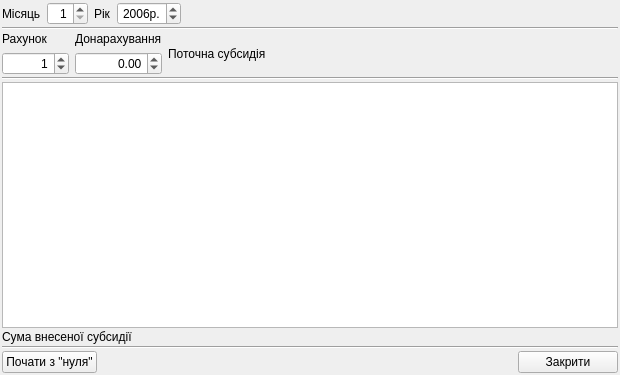
<?xml version="1.0" encoding="UTF-8"?>
<ui version="4.0">
 <class>Form_insert_subs</class>
 <widget class="QWidget" name="Form_insert_subs">
  <property name="geometry">
   <rect>
    <x>0</x>
    <y>0</y>
    <width>620</width>
    <height>375</height>
   </rect>
  </property>
  <property name="windowTitle">
   <string>Внесення донарахування субсидій</string>
  </property>
  <property name="windowIcon">
   <iconset resource="tke/tke_rc">
    <normaloff>:/pictures/pictures/cube.png</normaloff>:/pictures/pictures/cube.png</iconset>
  </property>
  <layout class="QVBoxLayout">
   <property name="spacing">
    <number>2</number>
   </property>
   <property name="margin">
    <number>2</number>
   </property>
   <item>
    <layout class="QHBoxLayout">
     <property name="spacing">
      <number>6</number>
     </property>
     <property name="margin">
      <number>0</number>
     </property>
     <item>
      <widget class="QLabel" name="label_month">
       <property name="text">
        <string>Місяць</string>
       </property>
      </widget>
     </item>
     <item>
      <widget class="QSpinBox" name="spinBox_month">
       <property name="focusPolicy">
        <enum>Qt::ClickFocus</enum>
       </property>
       <property name="alignment">
        <set>Qt::AlignRight|Qt::AlignTrailing|Qt::AlignVCenter</set>
       </property>
       <property name="minimum">
        <number>1</number>
       </property>
       <property name="maximum">
        <number>12</number>
       </property>
      </widget>
     </item>
     <item>
      <widget class="QLabel" name="label_year">
       <property name="text">
        <string>Рік</string>
       </property>
      </widget>
     </item>
     <item>
      <widget class="QSpinBox" name="spinBox_year">
       <property name="minimumSize">
        <size>
         <width>60</width>
         <height>0</height>
        </size>
       </property>
       <property name="focusPolicy">
        <enum>Qt::ClickFocus</enum>
       </property>
       <property name="alignment">
        <set>Qt::AlignRight|Qt::AlignTrailing|Qt::AlignVCenter</set>
       </property>
       <property name="suffix">
        <string>р.</string>
       </property>
       <property name="prefix">
        <string/>
       </property>
       <property name="minimum">
        <number>2003</number>
       </property>
       <property name="maximum">
        <number>2015</number>
       </property>
       <property name="value">
        <number>2006</number>
       </property>
      </widget>
     </item>
     <item>
      <spacer>
       <property name="orientation">
        <enum>Qt::Horizontal</enum>
       </property>
       <property name="sizeHint" stdset="0">
        <size>
         <width>40</width>
         <height>20</height>
        </size>
       </property>
      </spacer>
     </item>
    </layout>
   </item>
   <item>
    <widget class="Line" name="line">
     <property name="orientation">
      <enum>Qt::Horizontal</enum>
     </property>
    </widget>
   </item>
   <item>
    <layout class="QHBoxLayout">
     <property name="spacing">
      <number>6</number>
     </property>
     <property name="margin">
      <number>0</number>
     </property>
     <item>
      <layout class="QVBoxLayout">
       <property name="spacing">
        <number>6</number>
       </property>
       <property name="margin">
        <number>0</number>
       </property>
       <item>
        <widget class="QLabel" name="label_Rahunok">
         <property name="text">
          <string>Рахунок</string>
         </property>
        </widget>
       </item>
       <item>
        <widget class="QSpinBox" name="spinBox_Rahunok">
         <property name="alignment">
          <set>Qt::AlignRight|Qt::AlignTrailing|Qt::AlignVCenter</set>
         </property>
         <property name="maximum">
          <number>999999</number>
         </property>
         <property name="value">
          <number>1</number>
         </property>
        </widget>
       </item>
      </layout>
     </item>
     <item>
      <layout class="QVBoxLayout">
       <property name="spacing">
        <number>6</number>
       </property>
       <property name="margin">
        <number>0</number>
       </property>
       <item>
        <widget class="QLabel" name="label_subs_donarah">
         <property name="text">
          <string>Донарахування</string>
         </property>
        </widget>
       </item>
       <item>
        <widget class="QDoubleSpinBox" name="doubleSpinBox_subs_donarah">
         <property name="alignment">
          <set>Qt::AlignRight|Qt::AlignTrailing|Qt::AlignVCenter</set>
         </property>
         <property name="minimum">
          <double>-10000.000000000000000</double>
         </property>
         <property name="maximum">
          <double>10000.000000000000000</double>
         </property>
        </widget>
       </item>
      </layout>
     </item>
     <item>
      <widget class="QLabel" name="label_subs_potochn">
       <property name="text">
        <string>Поточна субсидія</string>
       </property>
      </widget>
     </item>
     <item>
      <spacer>
       <property name="orientation">
        <enum>Qt::Horizontal</enum>
       </property>
       <property name="sizeHint" stdset="0">
        <size>
         <width>40</width>
         <height>20</height>
        </size>
       </property>
      </spacer>
     </item>
    </layout>
   </item>
   <item>
    <widget class="Line" name="line_2">
     <property name="orientation">
      <enum>Qt::Horizontal</enum>
     </property>
    </widget>
   </item>
   <item>
    <widget class="QTextEdit" name="textEdit">
     <property name="focusPolicy">
      <enum>Qt::ClickFocus</enum>
     </property>
     <property name="readOnly">
      <bool>true</bool>
     </property>
    </widget>
   </item>
   <item>
    <widget class="QLabel" name="label_subs_sum">
     <property name="text">
      <string>Сума внесеної субсидії</string>
     </property>
    </widget>
   </item>
   <item>
    <widget class="Line" name="line_3">
     <property name="orientation">
      <enum>Qt::Horizontal</enum>
     </property>
    </widget>
   </item>
   <item>
    <layout class="QHBoxLayout">
     <property name="spacing">
      <number>6</number>
     </property>
     <property name="margin">
      <number>0</number>
     </property>
     <item>
      <widget class="QPushButton" name="pushButton_clear">
       <property name="text">
        <string>Почати з &quot;нуля&quot;</string>
       </property>
       <property name="icon">
        <iconset resource="tke/tke_rc">
         <normaloff>:/pictures/pictures/media-record.png</normaloff>:/pictures/pictures/media-record.png</iconset>
       </property>
       <property name="iconSize">
        <size>
         <width>12</width>
         <height>12</height>
        </size>
       </property>
      </widget>
     </item>
     <item>
      <spacer>
       <property name="orientation">
        <enum>Qt::Horizontal</enum>
       </property>
       <property name="sizeHint" stdset="0">
        <size>
         <width>40</width>
         <height>20</height>
        </size>
       </property>
      </spacer>
     </item>
     <item>
      <widget class="QPushButton" name="pushButton_close_form">
       <property name="minimumSize">
        <size>
         <width>100</width>
         <height>0</height>
        </size>
       </property>
       <property name="focusPolicy">
        <enum>Qt::NoFocus</enum>
       </property>
       <property name="text">
        <string>Закрити</string>
       </property>
       <property name="icon">
        <iconset resource="tke/tke_rc">
         <normaloff>:/pictures/pictures/button_cancel.png</normaloff>:/pictures/pictures/button_cancel.png</iconset>
       </property>
       <property name="iconSize">
        <size>
         <width>12</width>
         <height>12</height>
        </size>
       </property>
      </widget>
     </item>
    </layout>
   </item>
  </layout>
 </widget>
 <resources>
  <include location="tke/tke_rc"/>
 </resources>
 <connections/>
</ui>
